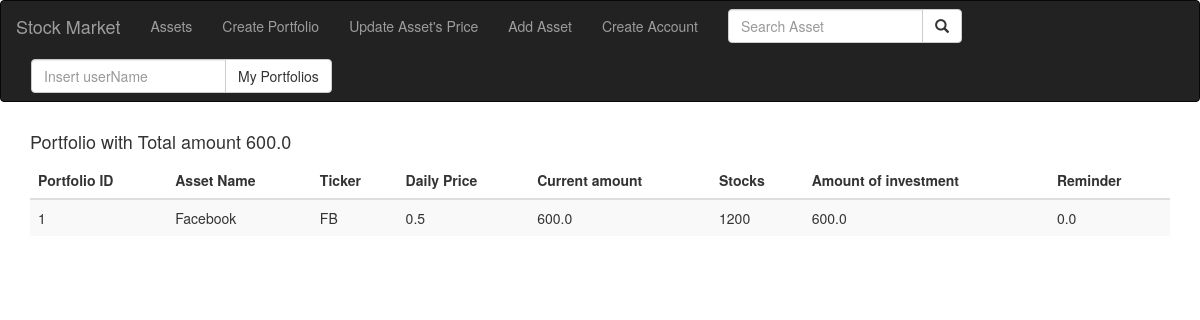
The app's page /getPortfolio?portfolio_id=1 with its own data.
### Model.py (models this page shows, shortened)
class Investment(db.Model):
    id = db.Column(db.Integer, primary_key=True)
    portfolio_id = db.Column(db.Integer, db.ForeignKey('portfolio.id'),
                        nullable=True)
    portfolio = db.relationship('Portfolio',
                           backref=db.backref('investments', lazy=True))
    user_id = db.Column(db.Integer, db.ForeignKey('user.id'),
                        nullable=False)
    user = db.relationship('User',
                           backref=db.backref('investments', lazy=True))
    asset_id = db.Column(db.Integer, db.ForeignKey('asset.id'),
        nullable=False)
    asset = db.relationship('Asset',
        backref=db.backref('investments', lazy=True))
    currentCredit = db.Column(db.Float, nullable=False)
    stocks = db.Column(db.Integer, nullable=False)
    investmentAmount = db.Column(db.Float, nullable=False)
    reminder = db.Column(db.Float, nullable=False)

class Asset(db.Model):
    id = db.Column(db.Integer, primary_key=True)
    assetName = db.Column(db.String(80), unique=True, nullable=False)
    ticker = db.Column(db.String(80), unique=True, nullable=False)
    dailyPrice = db.Column(db.Float, nullable=False)

### StockMarket.py (the view)
@app.route("/getPortfolio", methods=['GET'])
def get_portfolio():
    conn = db_connect.connect()
    portfolio_id = request.args.get("portfolio_id")
    portfolio = Portfolio.query.filter_by(id=portfolio_id).first()
    if portfolio is None:
        return render_template('portfolio.html')
    query = conn.execute("select * from investment where portfolio_id = '%d'" % int(portfolio.id))
    invests = query.fetchall()
    assets_listID = []
    assets = []
    totalamount = 0
    for invest in invests:
        print("whyyy")
        assets_listID.append(invest.asset_id)
        totalamount += invest.currentCredit
        assets.append((conn.execute("select * from asset where id ='%d'" % int(invest.asset_id))).cursor.fetchone())
    print(assets)
    return render_template('portfolio.html', invests=invests, assets=assets, totalamount=totalamount)

### templates/portfolio.html
{% extends "navbar.html" %}
  {% block content %}
    <div class="container">
        <div class="row">
            <div class="col-md-12">
                {% if totalamount %}
                <h4>Portfolio with Total amount  {{ totalamount }}</h4>
                <div class="table-responsive">
                    <table  class="table table-bordred table-striped">
                        <thead>
                           <th>Portfolio ID</th>
                            <th>Asset Name</th>
                             <th>Ticker</th>
                             <th>Daily Price</th>
                             <th>Current amount</th>
                             <th>Stocks</th>
                             <th>Amount of investment</th>
                             <th>Reminder</th>
                       </thead>
                        <tbody>
                               {% for i in  range(invests|length) %}
                                 <tr>
                                     <td>{{ invests[i].portfolio_id}}</td>
                                     <td>{{ assets[i][1]}}</td>
                                     <td> {{ assets[i][2]}} </td>
                                     <td>{{ assets[i][3]}}</td>
                                     <td>{{ invests[i].currentCredit}}</td>
                                     <td>{{ invests[i].stocks}}</td>
                                     <td>{{ invests[i].investmentAmount}}</td>
                                     <td>{{ invests[i].reminder}}</td>
                                 </tr>
                               {% endfor %}
                        </tbody>
                    </table>
                </div>
                {% else %}
                    <h1>No Portfolio with that ID</h1>
                {% endif %}
            </div>
        </div>
    </div>
{% endblock %}

### records on screen
Investment: portfolio "1", currentCredit "600.0", stocks "1200", investmentAmount "600.0", reminder "0.0"
Asset: assetName "Facebook", ticker "FB", dailyPrice "0.5"

### other values on screen
{{ totalamount }} "600.0"
